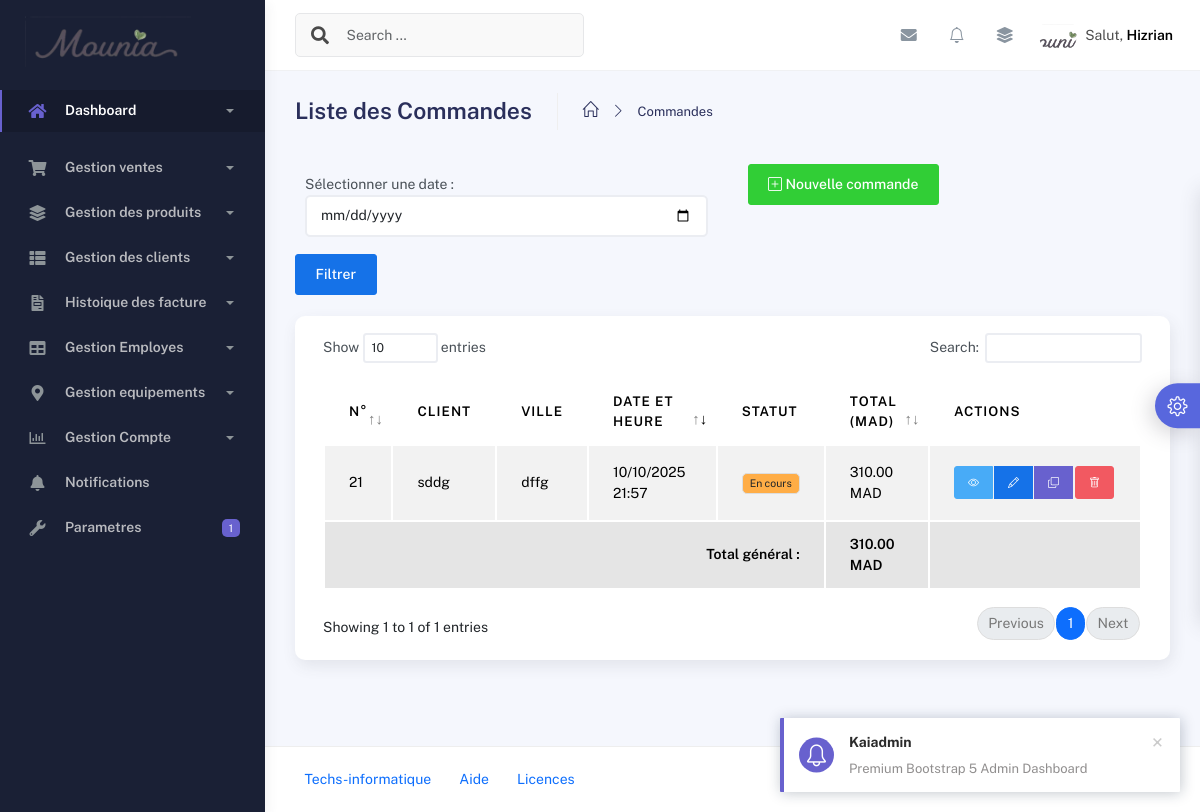
The app's page /commandes/, older data.
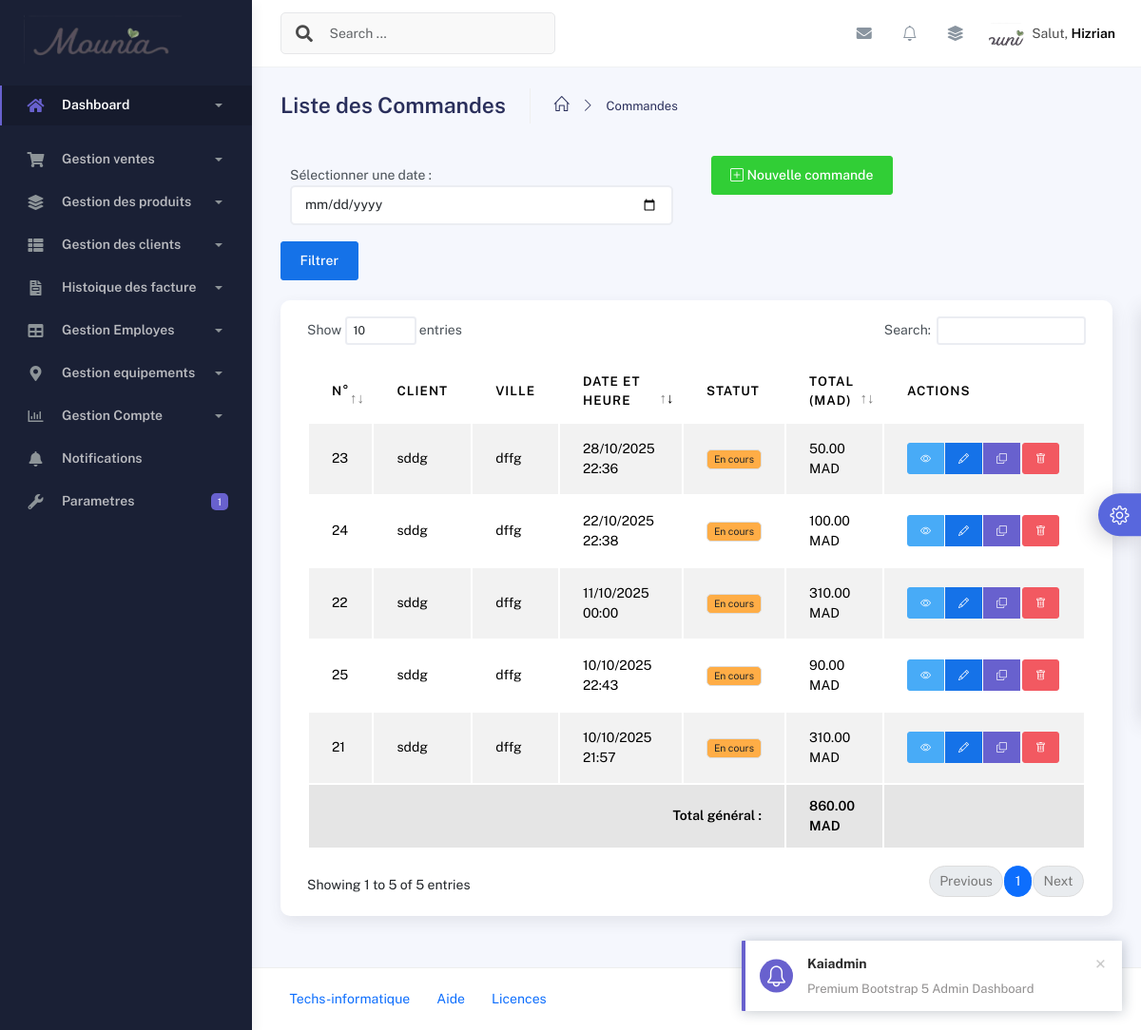
The same page, newer data.
### application/models.py (models this page shows, shortened)
class Commande(models.Model):
    STATUT_CHOICES = [
        ('En cours', 'En cours'),
        ('Confirmée', 'Confirmée'),
        ('Livrée', 'Livrée'),
        ('Annulée', 'Annulée'),
    ]
    client = models.ForeignKey(Client, on_delete=models.CASCADE, related_name="commandes")
    date_commande = models.DateTimeField(default=timezone.now)
    statut = models.CharField(max_length=20, choices=STATUT_CHOICES, default="En cours")
    notes = models.TextField(blank=True, null=True, verbose_name="Notes internes")
    date_modification = models.DateTimeField(auto_now=True, verbose_name="Dernière modification")
    class Meta:
        verbose_name = "Commande"
        verbose_name_plural = "Commandes"
        ordering = ["-date_commande"]
    @property
    def total_sans_livraison(self):
        try:
            return sum(Decimal(str(item.sous_total)) for item in self.items.all())
        except:
            return Decimal('0.00')
    @property
    def total(self):
        try:
            total_produits = self.total_sans_livraison
            prix_livraison = Decimal(str(self.client.prix_livraison))
            return total_produits + prix_livraison
        except:
            return Decimal('0.00')

class Client(models.Model):
    nom = models.CharField(max_length=150, verbose_name="Nom du restaurant")
    responsable = models.CharField(max_length=100, verbose_name="Nom du responsable", blank=True, null=True)
    telephone = models.CharField(
        max_length=20,
        verbose_name="Téléphone",
        unique=True,
        blank=True,
        null=True  # Ajouter null=True
    )
    ice = models.CharField(
        max_length=15,
        verbose_name="ICE",
        unique=False,
        blank=True,
        null=True
    )
    email = models.EmailField(blank=True, null=True, verbose_name="Email")
    adresse = models.TextField(verbose_name="Adresse", blank=True, null=True)
    ville = models.CharField(max_length=100, verbose_name="Ville")
    prix_livraison = models.DecimalField(
        max_digits=10,
        decimal_places=2,
        verbose_name="Prix de livraison (en MAD)"
    )
    date_creation = models.DateTimeField(auto_now_add=True, verbose_name="Date d'ajout")
    class Meta:
        verbose_name = "Client (Restaurant)"
        verbose_name_plural = "Clients (Restaurants)"
        ordering = ["nom"]

class CommandeItem(models.Model):
    commande = models.ForeignKey(Commande, on_delete=models.CASCADE, related_name="items")
    produit = models.ForeignKey(Produit, on_delete=models.CASCADE)
    quantite = models.PositiveIntegerField(default=1)
    prix_unitaire = models.DecimalField(max_digits=10, decimal_places=2)
    date_ajout = models.DateTimeField(auto_now_add=True)
    class Meta:
        verbose_name = "Item de commande"
        verbose_name_plural = "Items de commande"
        ordering = ["date_ajout"]
    @property
    def sous_total(self):
        try:
            return Decimal(str(self.quantite)) * Decimal(str(self.prix_unitaire))
        except:
            return Decimal('0.00')

### application/views.py (the view)
# urls.py: path('commandes/', views.liste_commandes, name='liste_commandes'),
def liste_commandes(request):
    date_filtre = request.GET.get('date')
    if date_filtre:
        try:
            date_obj = datetime.strptime(date_filtre, '%Y-%m-%d').date()
            commandes = Commande.objects.filter(date_commande__date=date_obj)
        except ValueError:
            commandes = Commande.objects.all()
    else:
        commandes = Commande.objects.all()
    total_general = Decimal('0.00')
    for commande in commandes:
        try:
            total_general += Decimal(str(commande.total))
        except:
            continue
    context = {
        'commandes': commandes,
        'total_general': total_general,
    }
    return render(request, "commandes/liste_commandes.html", context)

### application/context_processors.py (called while the page is built)
def parametres_mounia(request):
    return {
        'parametres': ParametresMounia.objects.first() or None
    }

### application/notifications.py (called while the page is built, shortened)
    @staticmethod
    def get_commandes_du_jour():
        aujourd_hui = timezone.now().date()
        debut_jour = timezone.make_aware(datetime.combine(aujourd_hui, datetime.min.time()))
        fin_jour = timezone.make_aware(datetime.combine(aujourd_hui, datetime.max.time()))
        return Commande.objects.filter(
            date_commande__range=(debut_jour, fin_jour)
        )

    @staticmethod
    def creer_notification_commandes_jour():
        commandes_du_jour = NotificationManager.get_commandes_du_jour()
        aujourd_hui = timezone.now().date()
        notification_existante = Notification.objects.filter(
            type_notification='commande_jour',
            date_creation__date=aujourd_hui
        ).exists()

### templates/commandes/liste_commandes.html (shortened to what the changed rows need)
{% extends "base.html" %}
{% load static %}
{% block content %}
<div class="container">
  <div class="page-inner">
    <div class="card">
      <div class="card-body">
        <div class="table-responsive">
          <table id="commandes-table" class="display table table-striped table-hover">
            <thead>
              <tr>
                <th>N°</th>
                <th>Client</th>
                <th>Ville</th>
                <th>Date et Heure</th>
                <th>Statut</th>
                <th>Total (MAD)</th>
                <th>Actions</th>
              </tr>
            </thead>
            <tbody>
              {% for commande in commandes %}
                <tr>
                  <td>{{ commande.id }}</td>
                  <td>{{ commande.client.nom }}</td>
                  <td>
                    {% if commande.client.ville %}
                      {{ commande.client.ville }}
                    {% else %}
                      -
                    {% endif %}
                  </td>
                  <td>
                    <span title="{{ commande.date_commande|date:'d/m/Y H:i:s' }}">
                      {{ commande.date_commande|date:"d/m/Y H:i" }}
                    </span>
                  </td>
                  <td>
                    {% if commande.statut == "En cours" %}
                      <span class="badge bg-warning text-dark">En cours</span>
                    {% elif commande.statut == "Confirmée" %}
                      <span class="badge bg-info text-white">Confirmée</span>
                    {% elif commande.statut == "Livrée" %}
                      <span class="badge bg-success">Livrée</span>
                    {% elif commande.statut == "Annulée" %}
                      <span class="badge bg-danger">Annulée</span>
                    {% else %}
                      <span class="badge bg-secondary">{{ commande.statut }}</span>
                    {% endif %}
                  </td>
                  <td>
                    {% if commande.total %}
                      {{ commande.total|floatformat:2 }} MAD
                    {% else %}
                      0.00 MAD
                    {% endif %}
                  </td>
                  <td>
                    <div class="btn-group" role="group">
                      <a href="{% url 'detail_commande' commande.id %}" class="btn btn-sm btn-info" title="Détails">
                        <i class="bi bi-eye"></i>
                      </a>
                      <a href="{% url 'modifier_commande' commande.id %}" class="btn btn-sm btn-primary" title="Modifier">
                        <i class="bi bi-pencil"></i>
                      </a>
                      <a href="{% url 'dupliquer_commande' commande.id %}" class="btn btn-sm btn-secondary" title="Dupliquer">
                        <i class="bi bi-copy"></i>
                      </a>
                      <form
                        method="post"
                        action="{% url 'supprimer_commande' commande.id %}"
                        class="d-inline"
                        onsubmit="return confirm('Êtes-vous sûr de vouloir supprimer la commande #{{ commande.id }} ?');"
                      >
                        <button type="submit" class="btn btn-sm btn-danger" title="Supprimer">
                          <i class="bi bi-trash"></i>
                        </button>
                      </form>
                    </div>
                  </td>
                </tr>
              {% endfor %}
            </tbody>
            {% if commandes %}
            <tfoot>
              <tr class="table-active">
                <td colspan="5" class="text-end fw-bold">Total général :</td>
                <td class="fw-bold">
                  {{ total_general|floatformat:2 }} MAD
                </td>
                <td></td>
              </tr>
            </tfoot>
            {% endif %}
          </table>
        </div>
      </div>
    </div>
  </div>
</div>
{% endblock content %}

Row changes from the older to the newer data that the page shows:
added Commande: id "23", client.nom "sddg", client.ville "dffg", date_commande "28/10/2025 22:36", statut "En cours", total "50.00"
added Commande: id "24", client.nom "sddg", client.ville "dffg", date_commande "22/10/2025 22:38", statut "En cours", total "100.00"
added Commande: id "22", client.nom "sddg", client.ville "dffg", date_commande "11/10/2025 00:00", statut "En cours", total "310.00"
added Commande: id "25", client.nom "sddg", client.ville "dffg", date_commande "10/10/2025 22:43", statut "En cours", total "90.00"
Text that changed along with them:
text written by a page script: "Show entries Search: Showing 1 to 1 of 1 entries Previous 1 Next" → "Show entries Search: Showing 1 to 5 of 5 entries Previous 1 Next"
{{ total_general|floatformat:2 }}: "310.00" → "860.00"
